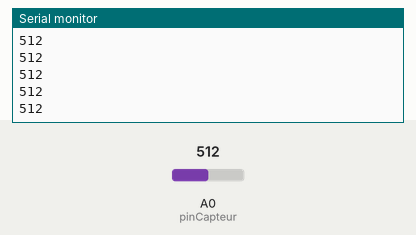
This sketch was run on a simulated Arduino Uno, built with avr-gcc and run on an emulated ATmega328P. Parts: the last lines printed to the serial monitor. The inputs (shaded band) are chosen by the test bench; at power-on: A0 (pinCapteur) = 512.

Above: at 1.2 s.
1.3 s: A0 (pinCapteur) set to 716
At 2.2 s:
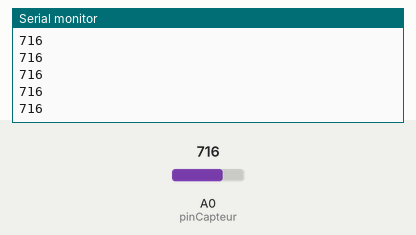
2.8 s: A0 (pinCapteur) set to 900
At 3.6 s:
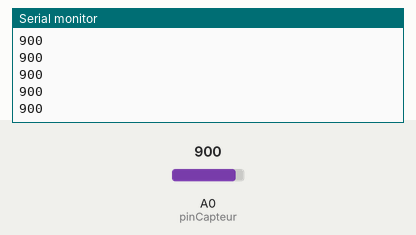
Timing chart, 0 to 5.8 s (numbered marks = the images above; inputs shaded):
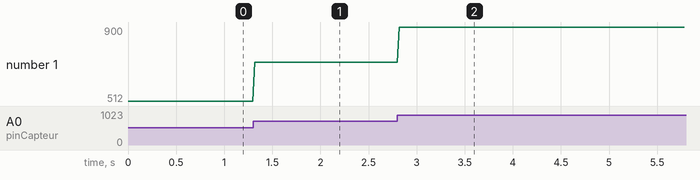

Measured:
- after the input at 1.3 s, the serial monitor: prints a new line at once (image 1)
- after the input at 2.8 s, the serial monitor: prints a new line at once (image 2)
- plotted number 1: 512 → 716 after the input at 1.3 s, 716 → 900 after the input at 2.8 s

The sketch:

Test_WPSE340.ino
```cpp
const int pinCapteur = A0;

void setup() {
  Serial.begin(115200);
}

void loop() {
  Serial.println(analogRead(pinCapteur));
  delay(20);
}
```
